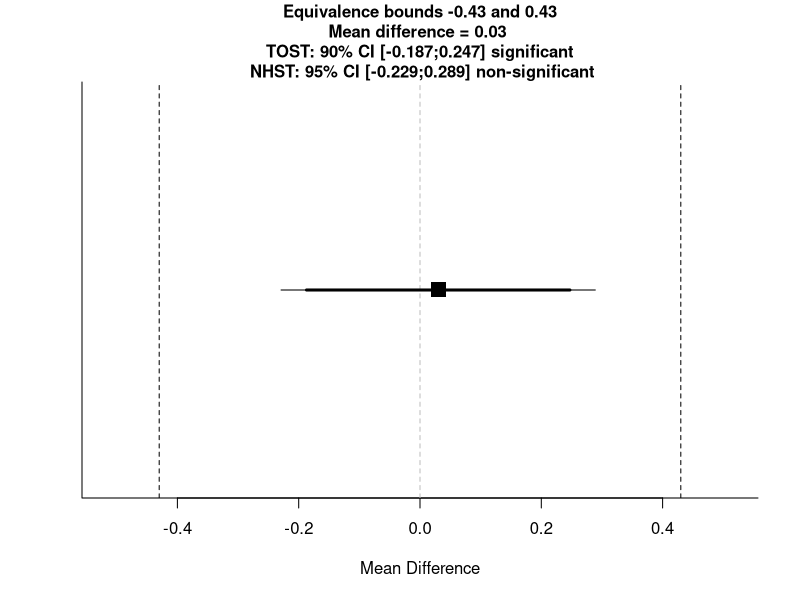
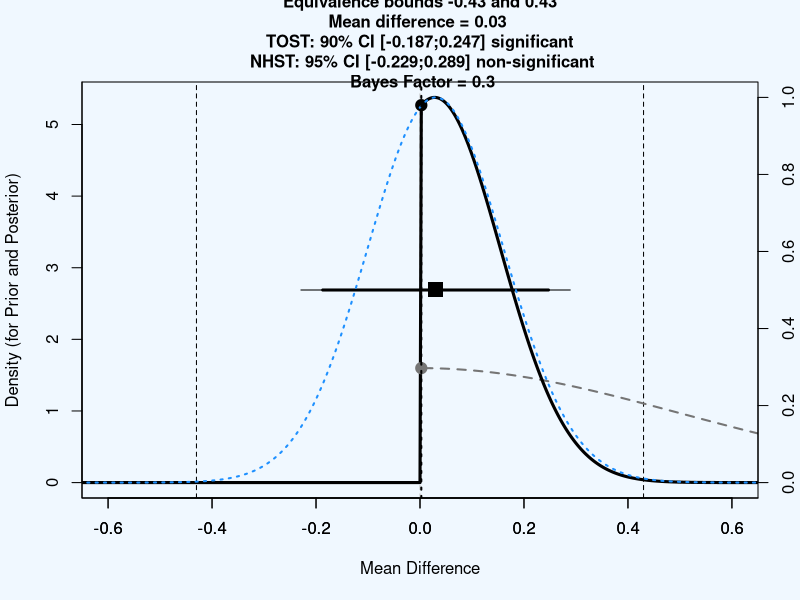
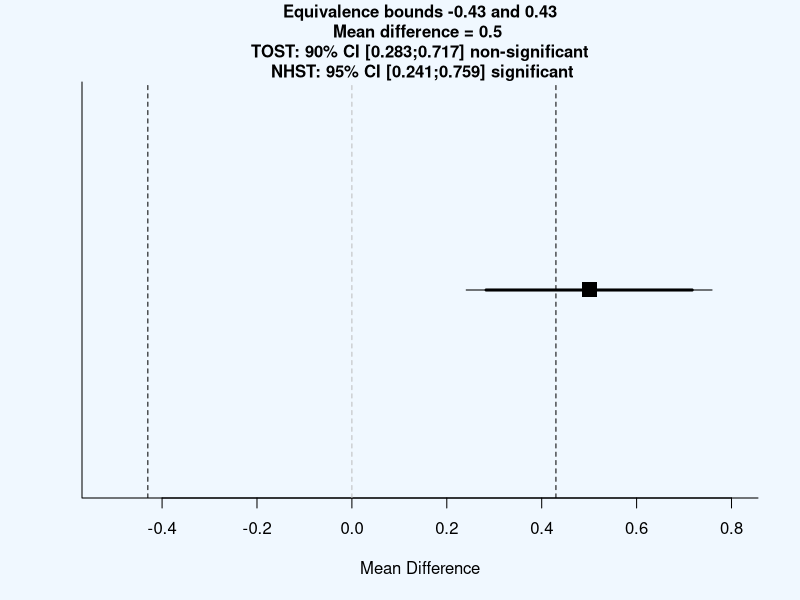
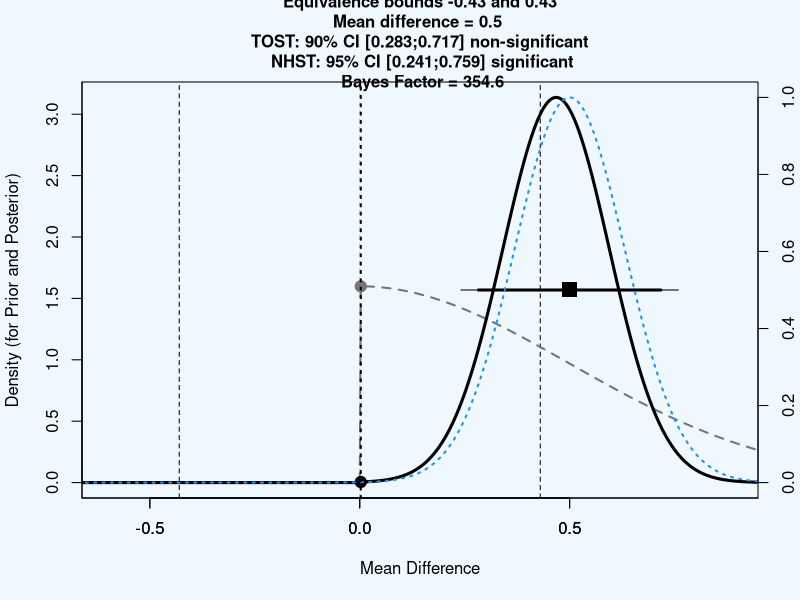
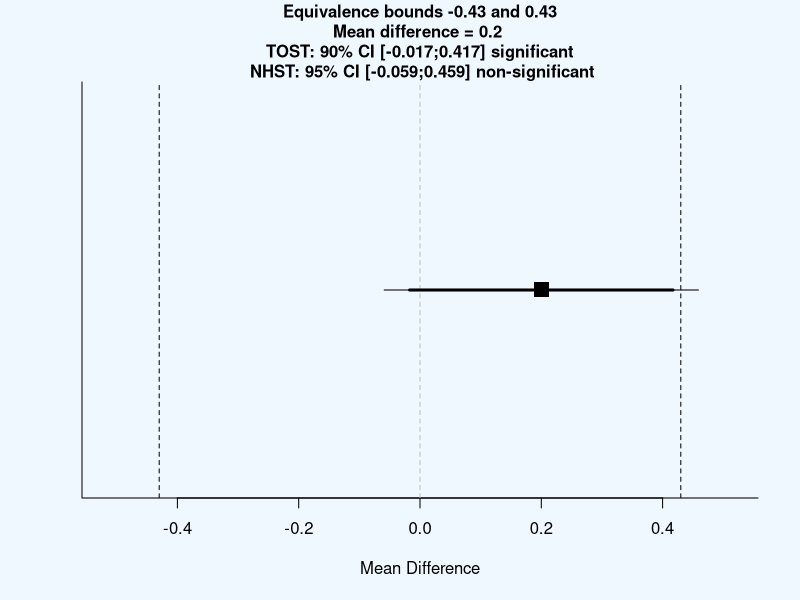
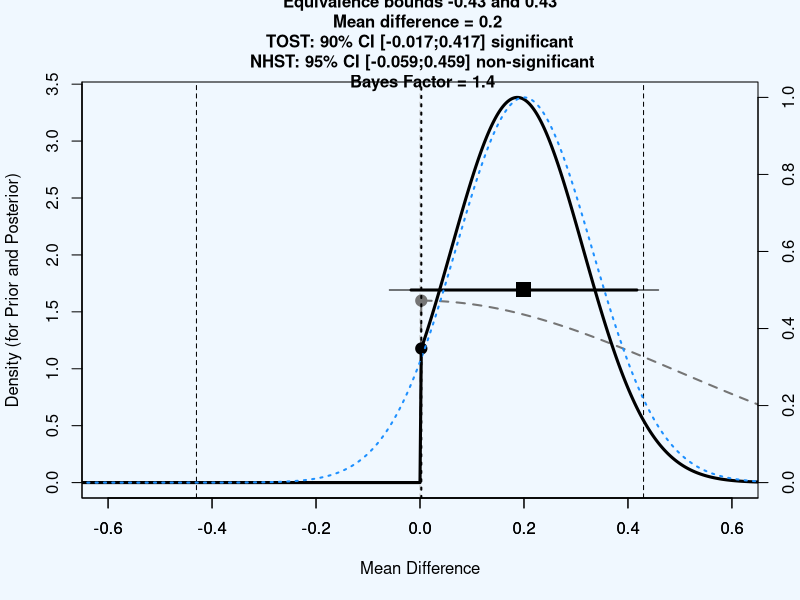
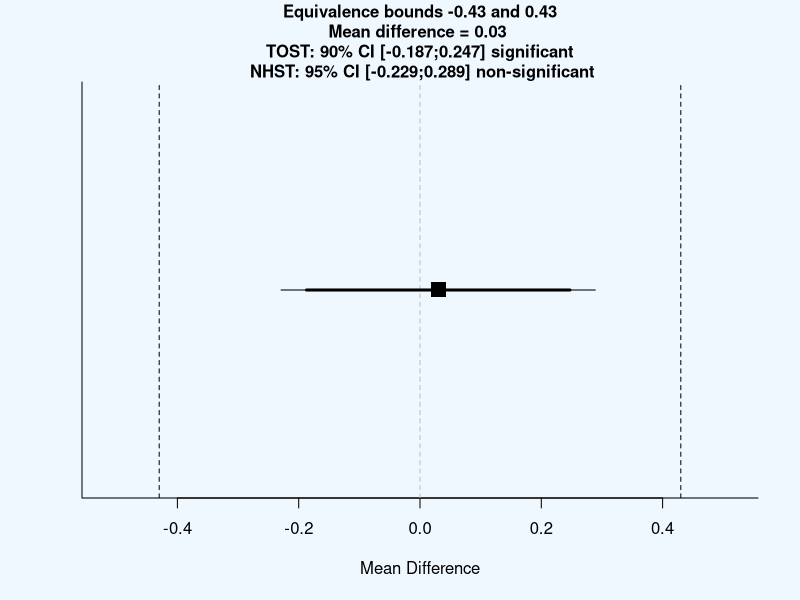
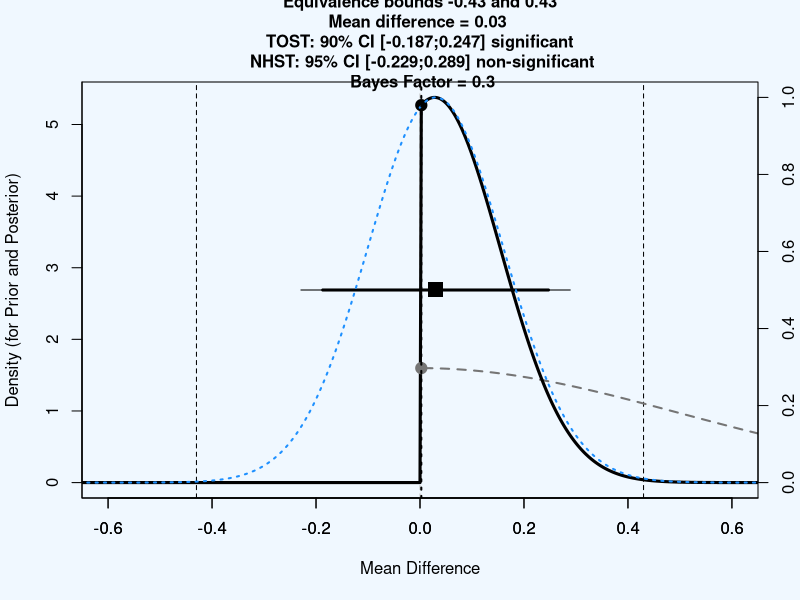

The R script that drew these images, in order: (Note: this script raises an error after producing the figures.)
TOSTtwo.raw.bf<-function(m1,m2,sd1,sd2,n1,n2,low_eqbound, high_eqbound, alpha, var.equal, prior_dist, effect_prior, se_prior, df_prior, uniform_lower_bound, uniform_upper_bound)
  {
  if(missing(alpha)) {
    alpha<-0.05
  }
  if(missing(var.equal)) {
    var.equal<-FALSE
  }
  if(var.equal==TRUE) {
    sdpooled<-sqrt((((n1 - 1)*(sd1^2)) + (n2 - 1)*(sd2^2))/((n1+n2)-2)) #calculate sd pooled
    t1<-((m1-m2)-low_eqbound)/(sdpooled*sqrt(1/n1 + 1/n2))
    degree_f<-n1+n2-2
    p1<-pt(t1, degree_f, lower.tail=FALSE)
    t2<-((m1-m2)-high_eqbound)/(sdpooled*sqrt(1/n1 + 1/n2))
    p2<-pt(t2, degree_f, lower.tail=TRUE)
    LL90<-(m1-m2)-qt(1-alpha, degree_f)*(sdpooled*sqrt(1/n1 + 1/n2))
    UL90<-(m1-m2)+qt(1-alpha, degree_f)*(sdpooled*sqrt(1/n1 + 1/n2))
    LL95<-(m1-m2)-qt(1-(alpha/2), degree_f)*(sdpooled*sqrt(1/n1 + 1/n2))
    UL95<-(m1-m2)+qt(1-(alpha/2), degree_f)*(sdpooled*sqrt(1/n1 + 1/n2))
    t<-(m1-m2)/(sdpooled*sqrt(1/n1 + 1/n2))
    pttest<-2*pt(-abs(t), df=degree_f)
  } else {
    sdpooled<-sqrt((sd1^2 + sd2^2)/2) #calculate sd root mean squared for Welch's t-test
    t1<-((m1-m2)-low_eqbound)/sqrt(sd1^2/n1 + sd2^2/n2) #welch's t-test lower bound
    degree_f<-(sd1^2/n1+sd2^2/n2)^2/(((sd1^2/n1)^2/(n1-1))+((sd2^2/n2)^2/(n2-1))) #degrees of freedom for Welch's t-test
    p1<-pt(t1, degree_f, lower.tail=FALSE) #p-value for Welch's TOST t-test
    t2<-((m1-m2)-high_eqbound)/sqrt(sd1^2/n1 + sd2^2/n2) #welch's t-test upper bound
    p2<-pt(t2, degree_f, lower.tail=TRUE) #p-value for Welch's TOST t-test
    t<-(m1-m2)/sqrt(sd1^2/n1 + sd2^2/n2) #welch's t-test NHST
    pttest<-2*pt(-abs(t), df=degree_f) #p-value for Welch's t-test
    LL90<-(m1-m2)-qt(1-alpha, degree_f)*sqrt(sd1^2/n1 + sd2^2/n2) #Lower limit for CI Welch's t-test
    UL90<-(m1-m2)+qt(1-alpha, degree_f)*sqrt(sd1^2/n1 + sd2^2/n2) #Upper limit for CI Welch's t-test
    LL95<-(m1-m2)-qt(1-(alpha/2), degree_f)*sqrt(sd1^2/n1 + sd2^2/n2) #Lower limit for CI Welch's t-test
    UL95<-(m1-m2)+qt(1-(alpha/2), degree_f)*sqrt(sd1^2/n1 + sd2^2/n2) #Upper limit for CI Welch's t-test
  }
  ptost<-max(p1,p2) #Get highest p-value for summary TOST result
  ttost<-ifelse(abs(t1) < abs(t2), t1, t2) #Get lowest t-value for summary TOST result
  dif<-(m1-m2)
  testoutcome<-ifelse(pttest<alpha,"significant","non-significant")
  TOSToutcome<-ifelse(ptost<alpha,"significant","non-significant")
  plot(NA, ylim=c(0,1), xlim=c(min(LL90,low_eqbound)-max(UL90-LL90, high_eqbound-low_eqbound)/10, max(UL90,high_eqbound)+max(UL90-LL90, high_eqbound-low_eqbound)/10), bty="l", yaxt="n", ylab="",xlab="Mean Difference")
  points(x=dif, y=0.5, pch=15, cex=2)
  abline(v=high_eqbound, lty=2)
  abline(v=low_eqbound, lty=2)
  abline(v=0, lty=2, col="grey")
  segments(LL90,0.5,UL90,0.5, lwd=3)
  segments(LL95,0.5,UL95,0.5, lwd=1)
  title(main=paste("Equivalence bounds ",round(low_eqbound,digits=3)," and ",round(high_eqbound,digits=3),"\nMean difference = ",round(dif,digits=3)," \n TOST: ", 100*(1-alpha*2),"% CI [",round(LL90,digits=3),";",round(UL90,digits=3),"] ", TOSToutcome," \n NHST: ", 100*(1-alpha),"% CI [",round(LL95,digits=3),";",round(UL95,digits=3),"] ", testoutcome,sep=""), cex.main=1)
  if(var.equal == TRUE) {
    message(cat("Using alpha = ",alpha," Student's t-test was ",testoutcome,", t(",degree_f,") = ",t,", p = ",pttest,sep=""))
    cat("\n")
    message(cat("Using alpha = ",alpha," the equivalence test based on Student's t-test was ",TOSToutcome,", t(",degree_f,") = ",ttost,", p = ",ptost,sep=""))
  } else {
    message(cat("Using alpha = ",alpha," Welch's t-test was ",testoutcome,", t(",degree_f,") = ",t,", p = ",pttest,sep=""))
    cat("\n")
    message(cat("Using alpha = ",alpha," the equivalence test based on Welch's t-test  was ",TOSToutcome,", t(",degree_f,") = ",ttost,", p = ",ptost,sep=""))
  }
  TOSTresults<-data.frame(t1,p1,t2,p2,degree_f)
  colnames(TOSTresults) <- c("t-value 1","p-value 1","t-value 2","p-value 2","df")
  bound_results<-data.frame(low_eqbound,high_eqbound)
  colnames(bound_results) <- c("low bound raw","high bound raw")
  CIresults<-data.frame(LL90,UL90)
  colnames(CIresults) <- c(paste("Lower Limit ",100*(1-alpha*2),"% CI raw",sep=""),paste("Upper Limit ",100*(1-alpha*2),"% CI raw",sep=""))
  cat("TOST results:\n")
  print(TOSTresults)
  cat("\n")
  cat("Equivalence bounds (raw scores):\n")
  print(bound_results)
  cat("\n")
  cat("TOST confidence interval:\n")
  print(CIresults)
  #below added BF calc
  bayes<-TRUE #expect to provide bayes
  if(missing(prior_dist)) {
    bayes<-FALSE #if no prior effect size is provided, BF not calculated
  }
  if(bayes==TRUE){
    if(prior_dist=="normal"){
      if(missing(se_prior)){
        se_prior<-effect_prior/2 #if not specified otherwise, default SE is effect/2
      }
    }
    if(prior_dist=="halfnormal"){
      if(missing(se_prior)){
        se_prior<-effect_prior #if not specified otherwise, default SE is effect
        effect_prior<-0 #halfnormal is centered on 0
      } }
    if(prior_dist=="cauchy"){
      df_prior<-1
      if(missing(se_prior)){
        df_prior<-1
        se_prior<-effect_prior/2} #if not specified otherwise, default SE is effect
    }
    if(prior_dist=="halfcauchy"){
      df_prior<-1
      if(missing(se_prior)){
        df_prior<-1
        se_prior<-effect_prior #if not specified otherwise, default SE is effect
        effect_prior<-0 #halfcauchy is centered on 0
      }
    }
    if(missing(df_prior)){
      df_prior<-1000 #if not specified otherwise, default df = 100000 (practically normal)
    }
    if(prior_dist=="uniform"){
      theta = ((uniform_upper_bound + uniform_lower_bound)/2) - (2 * (uniform_upper_bound - uniform_lower_bound))
      tLL <- ((uniform_upper_bound + uniform_lower_bound)/2) - (2 * (uniform_upper_bound - uniform_lower_bound))
      tUL <- ((uniform_upper_bound + uniform_lower_bound)/2) + (2 * (uniform_upper_bound - uniform_lower_bound))
      incr <- (tUL - tLL) / 4000
      theta=seq(from = theta, by = incr, length = 4001)
      dist_theta = numeric(4001)
      dist_theta[theta >= uniform_lower_bound & theta <= uniform_upper_bound] = 1
    } else {
      theta <- effect_prior - 10 * se_prior
      incr <- se_prior / 200
      theta=seq(from = effect_prior - 10 * se_prior, by = incr, length = 4001)
      dist_theta <- dt(x = (theta-effect_prior)/se_prior, df=df_prior)
      if(prior_dist=="halfnormal"){
        dist_theta[theta <= 0] = 0
      }
      if(prior_dist=="halfcauchy"){
        dist_theta[theta <= 0] = 0
      }
    }
    dist_theta_alt = dist_theta/sum(dist_theta)
    likelihood <- dt((dif-theta)/(dif/t), df = degree_f) #use dif - can be set to d Create likelihood, for each theta, compute how well it predicts the obtained mean, given the obtained SEM and the obtained dfs.
    likelihood_alt = likelihood/sum(likelihood) # alternative computation with normalized vectors
    height <- dist_theta * likelihood # Multiply prior with likelihood, this gives the unstandardized posterior
    area <- sum(height * incr)
    normarea <- sum(dist_theta * incr)
    height_alt = dist_theta_alt * likelihood_alt
    height_alt = height_alt/sum(height_alt)
    LikelihoodTheory <- area/normarea
    LikelihoodNull <- dt(dif/(dif/t), df = degree_f)
    BayesFactor <- round(LikelihoodTheory / LikelihoodNull, 2)
    bayes_results <- data.frame(BayesFactor, LikelihoodTheory, LikelihoodNull)
    colnames(bayes_results) <- c("Bayes Factor","Likelihood (alternative)","Likelihood (null)")
    cat("Bayes Results:\n")
    print(bayes_results)
    cat("\n")
    invisible(list(TOST_t1=t1,TOST_p1=p1,TOST_t2=t2,TOST_p2=p2, TOST_df=degree_f,alpha=alpha,low_eqbound=low_eqbound,high_eqbound=high_eqbound,low_eqbound=low_eqbound,high_eqbound=high_eqbound, LL_CI_TOST=LL90,UL_CI_TOST=UL90,bf=BayesFactor, ll_theory=LikelihoodTheory, ll_null=LikelihoodNull))
    #plot (adapted from Wienes by DL)
    myminY = 1
    # rescale prior and posterior to sum = 1 (density)
    dist_theta_alt = dist_theta_alt / (sum(dist_theta_alt)*incr)
    height_alt = height_alt/(sum(height_alt)*incr)
    # rescale likelood to maximum = 1
    likelihood_alt = likelihood_alt / max(likelihood_alt)
    data = cbind(dist_theta_alt, height_alt)
    maxy = max(data)
    max_per_x = apply(data,1,max)
    max_x_keep = max_per_x/maxy*100 > myminY  # threshold (1%) here
    x_keep = which(max_x_keep==1)
    par(bg = "aliceblue")
    plot(NA, ylim=c(0,maxy), xlim=c(min(LL90,low_eqbound)-max(UL90-LL90, high_eqbound-low_eqbound)/5, max(UL90,high_eqbound)+max(UL90-LL90, high_eqbound-low_eqbound)/5), bty="l", yaxt="n", ylab="",xlab="Mean Difference")
    points(x=dif, y=maxy/2, pch=15, cex=2)
    abline(v=high_eqbound, lty=2)
    abline(v=low_eqbound, lty=2)
    abline(v=0, lty=2, col="grey")
    segments(LL90,maxy/2,UL90,maxy/2, lwd=3)
    segments(LL95,maxy/2,UL95,maxy/2, lwd=1)
    if(bayes==FALSE) {
      title(main=paste("Equivalence bounds ",round(low_eqbound,digits=3)," and ",round(high_eqbound,digits=3),"\nMean difference = ",round(dif,digits=3)," \n TOST: ", 100*(1-alpha*2),"% CI [",round(LL90,digits=3),";",round(UL90,digits=3),"] ", TOSToutcome," \n NHST: ", 100*(1-alpha),"% CI [",round(LL95,digits=3),";",round(UL95,digits=3),"] ", testoutcome, sep=""), cex.main=1)
    }
    if(bayes==TRUE){
      par(new=TRUE)
      plot(theta, dist_theta_alt, type = "l",
           ylim = c(0, maxy),
           xlim=c(min(LL90,low_eqbound)-max(UL90-LL90, high_eqbound-low_eqbound)/5, max(UL90,high_eqbound)+max(UL90-LL90, high_eqbound-low_eqbound)/5),
           ylab = "Density (for Prior and Posterior)", xlab = "", col = "grey46", lwd = 2, lty = 2)
      lines(theta, height_alt, type = "l", col = "black", lwd = 3, lty = 1)
      theta0 = which(theta == min(theta[theta>0]))
      points(theta[theta0],dist_theta_alt[theta0], pch = 19, col = "grey46", cex = 1.5)
      points(theta[theta0],height_alt[theta0], pch = 19, col = "black", cex = 1.5)
      par(new = T)
      plot(theta, likelihood_alt, type = "l",
           ylim = c(0, 1),
           xlim=c(min(LL90,low_eqbound)-max(UL90-LL90, high_eqbound-low_eqbound)/5, max(UL90,high_eqbound)+max(UL90-LL90, high_eqbound-low_eqbound)/5),     col = "dodgerblue", lwd = 2, lty = 3, axes = F, xlab = NA, ylab = NA)
      axis(side = 4)
      mtext(side = 4, line = 3, 'Likelihood')
      abline(v = theta[theta0], lwd = 2, lty = 3)
      if(bayes==TRUE){
        title(main=paste("Equivalence bounds ",round(low_eqbound,digits=3)," and ",round(high_eqbound,digits=3),"\nMean difference = ",round(dif,digits=3)," \n TOST: ", 100*(1-alpha*2),"% CI [",round(LL90,digits=3),";",round(UL90,digits=3),"] ", TOSToutcome," \n NHST: ", 100*(1-alpha),"% CI [",round(LL95,digits=3),";",round(UL95,digits=3),"] ", testoutcome,"\n Bayes Factor = ", BayesFactor, sep=""), cex.main=1)
      }
    }
  }
}





##### Correct Understanding of TOST?
TOSTtwo.raw.bf(m1=5.25,m2=5.22,sd1=0.95,sd2=0.83,n1=95,n2=89,low_eqbound=-0.43,high_eqbound=0.43, var.equal=FALSE, prior_dist = "halfnormal", effect_prior = 0.5) # B = 0.31
# Nonsignificantly different from zero t=0.23, p=0.82, and is equivalent t=3.50, p=.0002.

TOSTtwo.raw.bf(m1=5.25,m2=4.75,sd1=0.95,sd2=0.83,n1=95,n2=89,low_eqbound=-0.43,high_eqbound=0.43, var.equal=FALSE, prior_dist = "halfnormal", effect_prior = 0.5) # B = 0.31
# Significantly different from zero t=3.81, p<.001, and is not equivalent t=0.53, p=.70

TOSTtwo.raw.bf(m1=5.25,m2=5.05,sd1=0.95,sd2=0.83,n1=95,n2=89,low_eqbound=-0.43,high_eqbound=0.43, var.equal=FALSE, prior_dist = "halfnormal", effect_prior = 0.5) # B = 0.31
# Not significantly different from zero t=1.52, p<.001, and was equivalent t=-1.75, p=.04






# Calculate SE for original study and 
(sqrt((((20 - 1)*(0.59^2)) + (20 - 1)*(0.62^2))/((20+20)-2))) * sqrt(1/20 + 1/20) # 0.1913766, SE for original study
(sqrt((((95 - 1)*(0.95^2)) + (89 - 1)*(0.83^2))/((95+89)-2))) * sqrt(1/95 + 1/89) # 0.131882, SE for replication study


## Normals
# TOST raw calculator original
TOSTtwo.raw.bf(m1=5.25,m2=5.22,sd1=0.95,sd2=0.83,n1=95,n2=89,low_eqbound=-0.43,high_eqbound=0.43, var.equal=FALSE, prior_dist = "halfnormal", effect_prior = 0.5) # B = 0.31
TOSTtwo.raw.bf(m1=5.25,m2=5.22,sd1=0.95,sd2=0.83,n1=95,n2=89,low_eqbound=-0.43,high_eqbound=0.43, var.equal=FALSE, prior_dist = "normal", effect_prior = 0.5) # B = 0.12
# Baguely & Kaye's calculator:
Bf(0.132, 0.03, 0, meanoftheory=0, sdtheory=0.5, tail=1) # 0.30   
Bf(0.132, 0.03, 0, meanoftheory=0.5, sdtheory=0.25, tail=2) # 0.12
# Wiens calculator:
BF_t(0, 0.5, 100000, 0.03, 0.132, (89+95)-2, tail=1) # 0.31
BF_t(0.5, 0.25, 100000, 0.03, 0.132, (89+95)-2, tail=2) # 0.12


## t-distributions
# TOST raw calculator original
TOSTtwo.raw.bf(m1=5.25,m2=5.22,sd1=0.95,sd2=0.83,n1=95,n2=89,low_eqbound=-0.43,high_eqbound=0.433, var.equal=FALSE, prior_dist = "halfnormal", effect_prior = 0, se_prior=0.5, df_prior=(20+20)-2) # B = 0.30
TOSTtwo.raw.bf(m1=5.25,m2=5.22,sd1=0.95,sd2=0.83,n1=95,n2=89,low_eqbound=-0.43,high_eqbound=0.43, var.equal=FALSE, prior_dist = "normal", effect_prior = 0.5, se_prior=0.191, df_prior=(20+20)-2) # B = 0.08
# Dienes & McLatchie calculator:
Bft(0.132, 0.03, (95+89)-2, meanoftheory=0, sdtheory=0.50, dftheory=(20+20)-2, tail = 1) # 0.3063493
Bft(0.132, 0.03, (95+89)-2, meanoftheory=0.50, sdtheory=0.191, dftheory=(20+20)-2, tail = 2) # 0.07860583
# Wiens calculator:
BF_t(0, 0.5, (20+20)-2, 0.03, 0.132, (89+95)-2, tail=1) # 0.30
BF_t(0.5, 0.191, 100000, 0.03, 0.132, (89+95)-2, tail=2) # 0.08


## Cauchy
# TOST raw calculator original
TOSTtwo.raw.bf(m1=5.25,m2=5.22,sd1=0.95,sd2=0.83,n1=95,n2=89,low_eqbound=-0.43,high_eqbound=0.43, var.equal=FALSE, prior_dist = "halfnormal", effect_prior = 0, se_prior=0.5, df_prior=1) # B = 0.25
TOSTtwo.raw.bf(m1=5.25,m2=5.22,sd1=0.95,sd2=0.83,n1=95,n2=89,low_eqbound=-0.43,high_eqbound=0.43, var.equal=FALSE, prior_dist = "normal", effect_prior = 0.5, se_prior=0.25, df_prior=1) # B = 0.12, using se_prior = 0.5/2
TOSTtwo.raw.bf(m1=5.25,m2=5.22,sd1=0.95,sd2=0.83,n1=95,n2=89,low_eqbound=-0.43,high_eqbound=0.43, var.equal=FALSE, prior_dist = "normal", effect_prior = 0.5, se_prior=0.191, df_prior=1) # B = 0.10, using actual se_prior
# TOST raw calculator neil
TOSTtwo.raw.bf(m1=5.25,m2=5.22,sd1=0.95,sd2=0.83,n1=95,n2=89,low_eqbound=-0.43,high_eqbound=0.43, var.equal=FALSE, prior_dist = "halfcauchy", effect_prior = 0.5) # B = 0.25
TOSTtwo.raw.bf(m1=5.25,m2=5.22,sd1=0.95,sd2=0.83,n1=95,n2=89,low_eqbound=-0.43,high_eqbound=0.43, var.equal=FALSE, prior_dist = "cauchy", effect_prior = 0.5) # B = 0.12, using se_prior = 0.5/2 (default)
TOSTtwo.raw.bf(m1=5.25,m2=5.22,sd1=0.95,sd2=0.83,n1=95,n2=89,low_eqbound=-0.43,high_eqbound=0.43, var.equal=FALSE, prior_dist = "cauchy", effect_prior = 0.5, se_prior=0.191) # B = 0.10, using actual se_prior
# Dienes & McLatchie calculator:
Bft(0.132, 0.03, (95+89)-2, meanoftheory=0, sdtheory=0.50, dftheory=1, tail = 1) # 0.2549421
Bft(0.132, 0.03, (95+89)-2, meanoftheory=0.50, sdtheory=0.25, dftheory=1, tail = 2) # 0.1029683
# Wiens calculator:
BF_t(0, 0.5, 1, 0.03, 0.132, (95+89)-2, tail=1) # 0.25
BF_t(0.5, 0.191, 1, 0.03, 0.132, (95+89)-2, tail=2) # 0.10



## Checking directionality - Moon and Roeder data
# means one way
TOSTtwo.raw.bf(m1  = 0.50,
               m2  = 0.46,
               sd1 = 0.18,
               sd2 = 0.17,
               n1  = 48,
               n2  = 53,
               low_eqbound  = -0.0625,
               high_eqbound =  0.0625,
               alpha = .05,
               prior_dist="normal",
               effect_prior=0,
               se_prior=0.05
)

TOSTtwo.raw.bf(m1  = 0.50,
               m2  = 0.46,
               sd1 = 0.18,
               sd2 = 0.17,
               n1  = 48,
               n2  = 53,
               low_eqbound  = -0.0625,
               high_eqbound =  0.0625,
               alpha = .05
)

# B = 1.47




# means switched around
TOSTtwo.raw.bf(m1  = 0.46,
               m2  = 0.50,
               sd1 = 0.17,
               sd2 = 0.18,
               n1  = 53,
               n2  = 48,
               low_eqbound  = -0.0625,
               high_eqbound =  0.0625,
               alpha = .05,
               prior_dist="halfnormal",
               effect_prior=0,
               se_prior=0.05
)
# B = 0.31


TOSTtwo.raw.bf(m1  = 4.785714,  # Mean of group 1
               m2  = 4.656863,  # Mean of group 2
               sd1 = 1.089725,  # Standard deviation of group 1
               sd2 = 1.189497,  # Standard deviation of group 2
               n1  = 49,  # Number of subjects in group 1
               n2  = 51,  # Number of subjects in group 2
               low_eqbound = -0.6,  # Value for the lower equivalence bound
               high_eqbound =  0.6,  # Value for the higher equivalence bound
               alpha = .05,
               prior_dist="normal",
               effect_prior=0.5
)  # Alpha level for TOST and NHST


TOSTtwo.raw.bf(m1  = 4.785714,  # Mean of group 1
               m2  = 4.656863,  # Mean of group 2
               sd1 = 1.089725,  # Standard deviation of group 1
               sd2 = 1.189497,  # Standard deviation of group 2
               n1  = 49,  # Number of subjects in group 1
               n2  = 51,  # Number of subjects in group 2
               low_eqbound = -0.5,  # Value for the lower equivalence bound
               high_eqbound =  0.5,  # Value for the higher equivalence bound
               alpha = .05,
               prior_dist="uniform",
               uniform_lower_bound = -2,
               uniform_upper_bound = 2
)